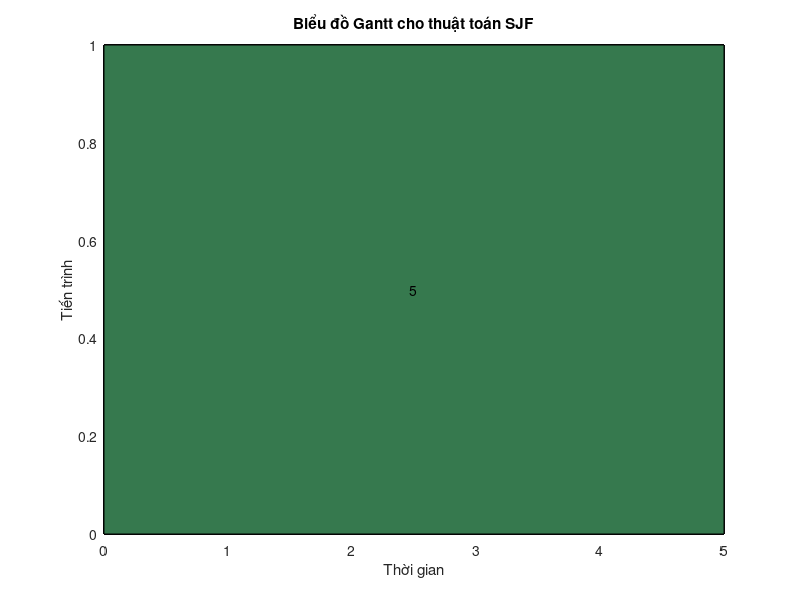

Here is the MATLAB script that generated this plot: (Note: this script raises an error after producing the figure.)
function SJF_algorithm()
    disp('Thuật toán SJF (Shortest Job First)');
    disp('-----------------------------------');
    
    % Nhập số lượng tiến trình
    num_processes = input('Nhập số lượng tiến trình: ');
    
    % Kiểm tra tính hợp lệ của đầu vào
    while ~isnumeric(num_processes) || num_processes <= 0
        disp('Vui lòng nhập một số nguyên dương cho số lượng tiến trình.');
        num_processes = input('Nhập số lượng tiến trình: ');
    end
    
    % Khởi tạo ma trận lưu trữ thông tin về tiến trình
    processes = zeros(num_processes, 4); % Cột 1: Thời gian đến, Cột 2: Thời gian thực thi, Cột 3: Số thứ tự tiến trình, Cột 4: Thời gian kết thúc
    
    % Nhập thông tin về thời gian đến và thời gian thực thi của từng tiến trình
    for i = 1:num_processes
        fprintf('Nhập thông tin cho tiến trình %d:\n', i);
        
        % Nhập thời gian đến và kiểm tra tính hợp lệ của đầu vào
        while true
            arrival_time = input('Thời gian đến: ');
            if ~isempty(arrival_time) && isnumeric(arrival_time) && numel(arrival_time) == 1
                processes(i, 1) = arrival_time;
                break;
            else
                disp('Vui lòng nhập một giá trị số cho thời gian đến.');
            end
        end
        
        % Nhập thời gian thực thi và kiểm tra tính hợp lệ của đầu vào
        while true
            execution_time = input('Thời gian thực thi: ');
            if ~isempty(execution_time) && isnumeric(execution_time) && numel(execution_time) == 1 && execution_time > 0
                processes(i, 2) = execution_time;
                break;
            else
                disp('Vui lòng nhập một số nguyên dương cho thời gian thực thi.');
            end
        end
        
        processes(i, 3) = i; % Gán số thứ tự cho tiến trình
    end
    
    % Sắp xếp các tiến trình theo thời gian đến
    processes = sortrows(processes, 1);
    
    % Thời gian bắt đầu của mỗi tiến trình
    start_times = zeros(num_processes, 1);
    % Thời gian hoàn thành của mỗi tiến trình
    completion_times = zeros(num_processes, 1);
    
    % Tính thời gian hoàn thành và thời gian chờ đợi của mỗi tiến trình
    current_time = 0; % Thời gian hiện tại
    total_wait_time = 0; % Tổng thời gian chờ đợi
    running_process_index = 0; % Chỉ số của tiến trình đang chạy
    while true
        remaining_processes = find(processes(:, 1) <= current_time & processes(:, 4) == 0);
        if isempty(remaining_processes)
            break; % Không còn tiến trình nào để thực thi
        end
        
        % Chọn tiến trình có burst time (thời gian thực thi) ngắn nhất từ danh sách các tiến trình sẵn có
        [~, min_index] = min(processes(remaining_processes, 2));
        current_process_index = remaining_processes(min_index);
        
        if running_process_index ~= current_process_index
            start_times(current_process_index) = current_time; % Thời gian bắt đầu của tiến trình
            completion_times(current_process_index) = current_time + processes(current_process_index, 2); % Thời gian hoàn thành của tiến trình
            total_wait_time = total_wait_time + (current_time - processes(current_process_index, 1)); % Tính tổng thời gian chờ đợi
        end
        
        running_process_index = current_process_index;
        current_time = current_time + processes(current_process_index, 2); % Cập nhật thời gian hiện tại
        processes(current_process_index, 4) = completion_times(current_process_index); % Ghi nhận thời gian kết thúc của tiến trình
    end
    
    % Tính thời gian turnaround của mỗi tiến trình
    turnaround_times = completion_times - processes(:, 1);
    
    % In kết quả
    disp('Kết quả của thuật toán SJF:');
    disp('------------------------------------------------------------------------------------------------------------');
    disp('Tiến trình   | Thời gian đến | Thời gian thực thi | Thời gian hoàn thành | Turn around time | Thời gian đợi |');
    disp('------------------------------------------------------------------------------------------------------------');
    for i = 1:num_processes
        fprintf('%12d | %15d | %18d | %20d | %16d | %13d\n', processes(i, 3), processes(i, 1), processes(i, 2), completion_times(i), turnaround_times(i), start_times(i) - processes(i, 1));
    end
    disp('------------------------------------------------------------------------------------------------------------');
    
    % Tính thời gian chờ đợi trung bình và thời gian turnaround trung bình
    average_wait_time = total_wait_time / num_processes;
    average_turnaround_time = mean(turnaround_times);
    
    % In thời gian chờ đợi trung bình và thời gian turnaround trung bình
    disp(['Thời gian chờ đợi trung bình: ' num2str(average_wait_time)]);
    disp(['Thời gian turnaround trung bình: ' num2str(average_turnaround_time)]);
    
    % Vẽ biểu đồ Gantt
    figure;
    hold on;
    for i = 1:num_processes
        rectangle('Position', [start_times(i), 0, processes(i, 2), 1], 'FaceColor', rand(1, 3), 'EdgeColor', 'k');
        text(start_times(i) + processes(i, 2)/2, 0.5, num2str(processes(i, 3)), 'HorizontalAlignment', 'center');
    end
    xlabel('Thời gian');
    ylabel('Tiến trình');
    title('Biểu đồ Gantt cho thuật toán SJF');
    ylim([0 1]);
    xlim([0 max(completion_times)]);
    yticks([]);
    hold off;
end
